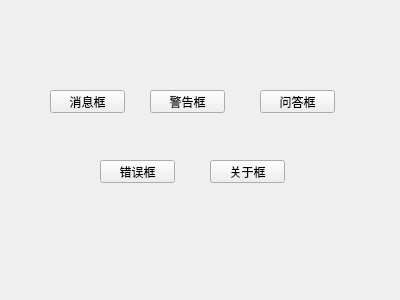
<?xml version="1.0" encoding="UTF-8"?>
<ui version="4.0">
 <class>Form</class>
 <widget class="QWidget" name="Form">
  <property name="geometry">
   <rect>
    <x>0</x>
    <y>0</y>
    <width>400</width>
    <height>300</height>
   </rect>
  </property>
  <property name="windowTitle">
   <string>Form</string>
  </property>
  <widget class="QPushButton" name="pushButton">
   <property name="geometry">
    <rect>
     <x>50</x>
     <y>90</y>
     <width>75</width>
     <height>23</height>
    </rect>
   </property>
   <property name="text">
    <string>消息框</string>
   </property>
  </widget>
  <widget class="QPushButton" name="pushButton_2">
   <property name="geometry">
    <rect>
     <x>150</x>
     <y>90</y>
     <width>75</width>
     <height>23</height>
    </rect>
   </property>
   <property name="text">
    <string>警告框</string>
   </property>
  </widget>
  <widget class="QPushButton" name="pushButton_3">
   <property name="geometry">
    <rect>
     <x>260</x>
     <y>90</y>
     <width>75</width>
     <height>23</height>
    </rect>
   </property>
   <property name="text">
    <string>问答框</string>
   </property>
  </widget>
  <widget class="QPushButton" name="pushButton_4">
   <property name="geometry">
    <rect>
     <x>100</x>
     <y>160</y>
     <width>75</width>
     <height>23</height>
    </rect>
   </property>
   <property name="text">
    <string>错误框</string>
   </property>
  </widget>
  <widget class="QPushButton" name="pushButton_5">
   <property name="geometry">
    <rect>
     <x>210</x>
     <y>160</y>
     <width>75</width>
     <height>23</height>
    </rect>
   </property>
   <property name="text">
    <string>关于框</string>
   </property>
  </widget>
 </widget>
 <resources/>
 <connections/>
</ui>
